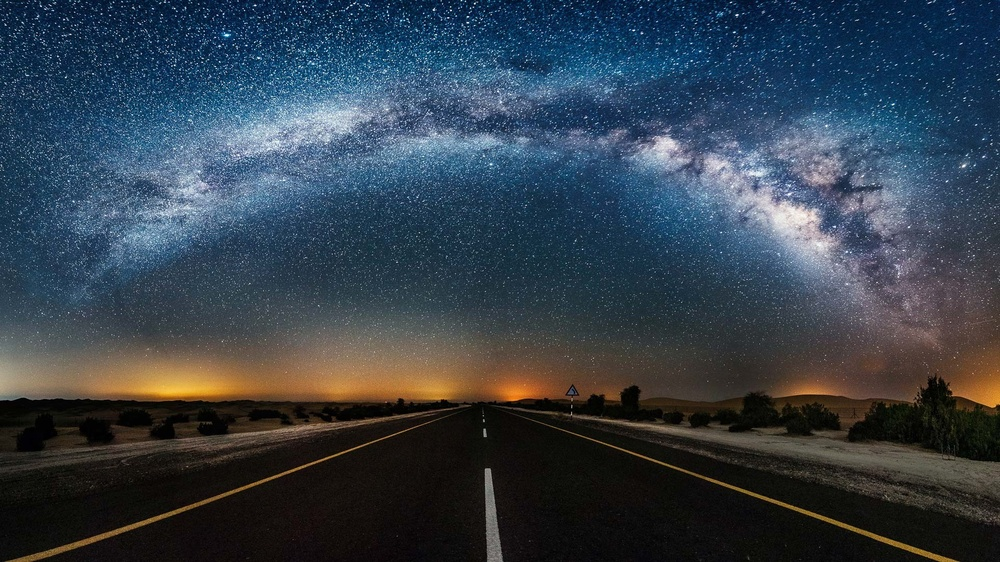
#> input picture Python/2016-12-12/Praca domowa 1/obraz.jpg, 1000 x 562 px, shrunk from 1920 x 1080 before the run
$ python praca_domowa_1.py
#> lines starting #> are read from the running program, lines starting #| are printed output that depends on the picture
from PIL import Image
from random import shuffle

# Change RGB to RGB, RBG, GRB,
def change_colors(image):
    size = image.size
    colors = [0, 1, 2]
    shuffle(colors)

    for j in range(size[1]):
        for i in range(size[0]):
            xy = (i, j)
            oldPixel = image.getpixel(xy)
            image.putpixel(xy, (oldPixel[colors[0]], oldPixel[colors[1]], oldPixel[colors[2]]))

    return image


# Get user supplied value
imagePath = "obraz.jpg"

# Read the image
image = Image.open(imagePath)
#> image is the input picture: PIL image 1000x562 RGB; mean R, G, B 51.7, 63.6, 74.9

# Get information about count of segments in picture
parts = int(input('Podaj liczbę segmentów w pliku: '))
#> the answer given: 3

# Generate information about size of new picture
width, height = image.size
#> width = 1000; height = 562
size = min(width, height)
#> size = 562
size -= size % parts
#> size = 561

# Cut the image
image = image.crop((0, 0, size, size))
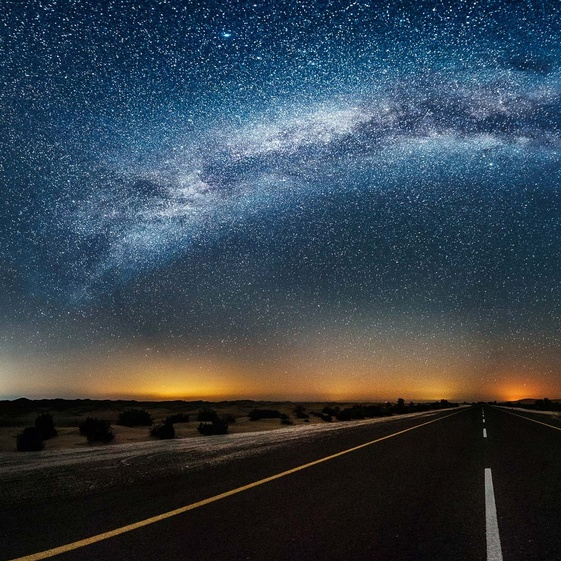
#> image: PIL image 561x561 RGB; mean R, G, B 53.4, 65.7, 76.2

if size <= 0:
    print("Ilość segmentów jest większa od wielkości pliku")
    exit(1)

# Generate information about size of part of picture
partSize = size / parts
#> partSize = 187

for j in range(parts):          # multiplier Y
    for i in range(parts):      # multiplier X
        part = (int(i * partSize), int(j * partSize), int((i+1) * partSize), int((j+1) * partSize))
        imagePart = change_colors(image.crop(part))
        image.paste(imagePart, part)
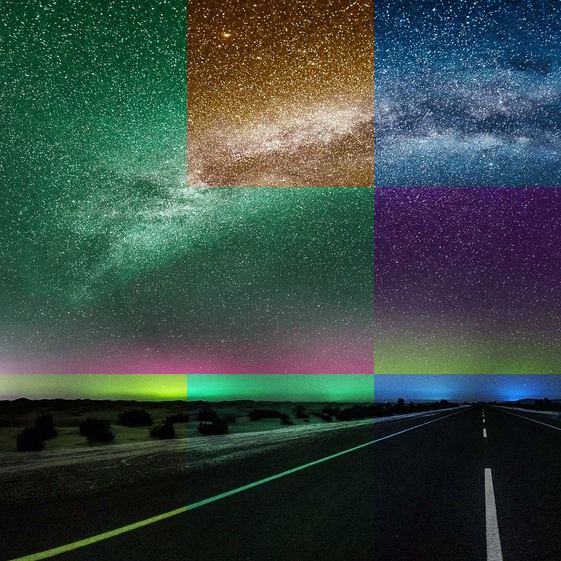
#> image: PIL image 561x561 RGB; mean R, G, B 56.1, 72.8, 66.4
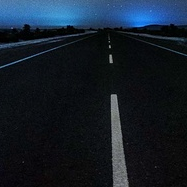
#> imagePart: PIL image 187x187 RGB; mean R, G, B 20.1, 30, 41.4

image.save('wynik.jpg', 'JPEG')
